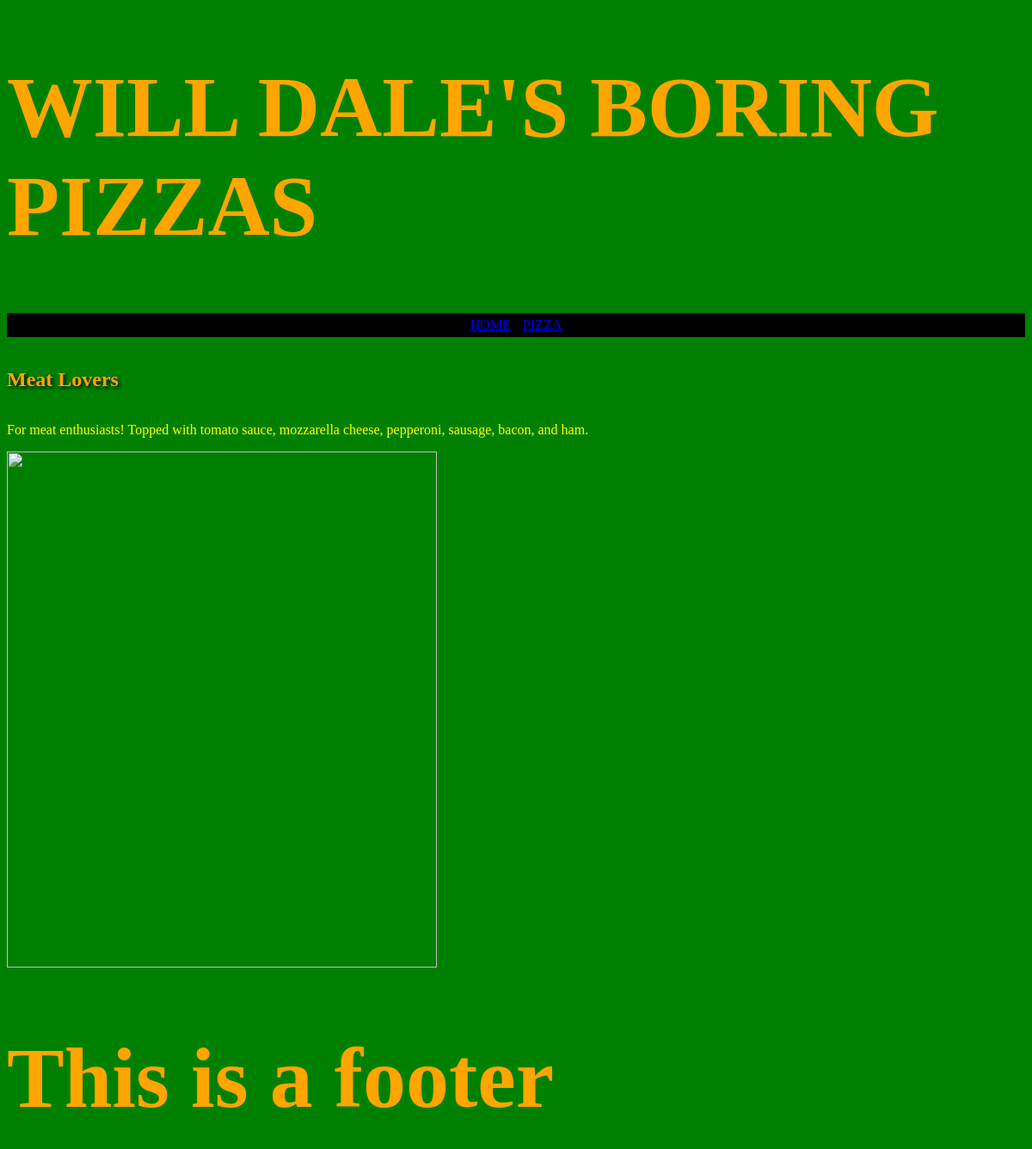
The page /pizza/5 on the database its author committed.
### tables this page shows
CREATE TABLE Pizza (id INT PRIMARY KEY, name VARCHAR (255), description TEXT, base INT, photo TEXT, FOREIGN KEY (base) REFERENCES Base (id));

### routes.py (the view)
@app.route("/pizza/<string:pizza_id>")
def pizza(pizza_id):
    connection = sqlite3.connect('pizzas.db')
    cursor = connection.cursor()
    cursor.execute("SELECT * FROM Pizza where id = ?", (pizza_id,))
    pizza = cursor.fetchone()
    connection.close()
    return render_template('pizza.html', pizzaname=pizza[1], pizzadesc=pizza[2], pizzaimg=pizza[4])

### templates/pizza.html
{% extends 'layout.html' %}
{% block content %}
<h2 class="rainbow-text-loop">{{pizzaname}}</h2>
<p>{{pizzadesc}}</p>
<img src="/static/images/{{pizzaimg}}">
{% endblock %}

### static/style/style.css (style rules this page uses)
body { font-family: "Comic Sans MS"; color: orange; background-color: green; }
img { width: 500px; height: 600px; }
p { color: yellow; }
.rainbow-text-loop { display: inline-block; text-shadow: 2px 2px 4px #000000; -webkit-animation: rainbow 5s infinite; }

### rows shown on the page
Pizza: name "Meat Lovers", description "For meat enthusiasts! Topped with tomato sauce, mozzarella cheese, pepperoni, sausage, bacon, and ham."
